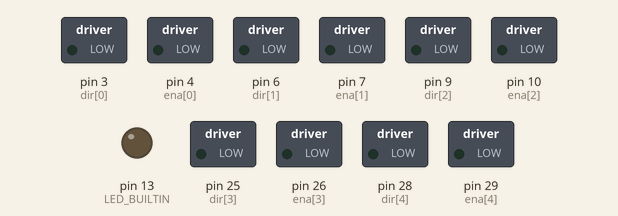
The sketch below on a simulated Arduino Mega 2560, built with avr-gcc and run on an emulated ATmega2560. Parts: switched loads named in the sketch (green lamp = pin HIGH), output pins drawn as LEDs (lit = HIGH). What the sketch prints to the serial monitor is not drawn.

Above: at 0.65 s.
At 21.57 s:
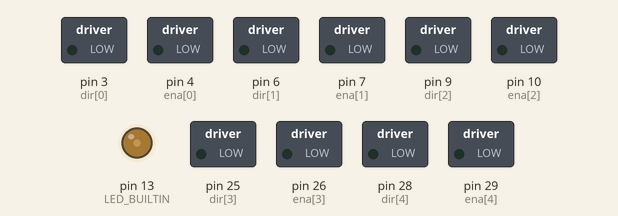
At 39.76 s:
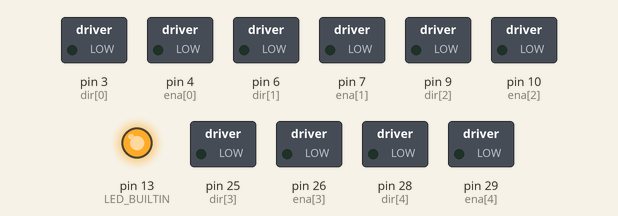
Timing chart, 0 to 40.0 s (numbered marks = the images above):
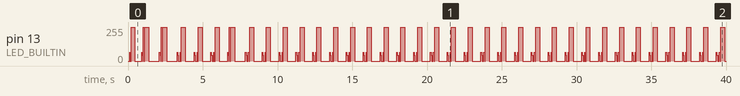

The sketch:

arm_actuation.ino
```cpp
// Robotic arm control code :)

// afaik pin #s used in digitalWriteFast() calls
// must be defined at compile time, so the pulse pins
// need to be individually assigned in this case
// maybe im dumb tho. if so sue me
const int pul_0 = 2;
const int pul_1 = 5;
const int pul_2 = 6;
const int pul_3 = 24;
const int pul_4 = 27;

const int num_joints = 5;

const int dir[num_joints] = {3, 6, 9,  25, 28};
const int ena[num_joints] = {4, 7, 10, 26, 29};

uint64_t last_halfstep_time[num_joints];
uint64_t last_fullstep_time[num_joints];

int test_steps_to_move[num_joints] = {0, 0, 0, 0, 0};

uint64_t last_led_high_time;


void setup()
{
  const int baud = 921600;
  Serial.begin(baud);
  Serial.println("Serial init with baud " + String(baud));

  pinMode(LED_BUILTIN, OUTPUT);

  // set all io pins to their respective modes
  for (int i = 0; i < num_joints; i++)
  {
    pinMode(dir[i], OUTPUT);
    pinMode(ena[i], OUTPUT);
  }

  // set all timers
  for (int i = 0; i < num_joints; i++)
  {
    last_halfstep_time[i] = micros();
    last_fullstep_time[i] = micros();
  }

  last_led_high_time = micros();
}


void asyncPulseLED(const int period=1000000, const float duty_cycle=0.2)
{
  /*
  This function exists to show externally that the main timer is still
  running smoothly, if it stops blinking something crashed
  */
  if (int(micros() - last_led_high_time) > period)
  {
    digitalWrite(LED_BUILTIN, HIGH);
    last_led_high_time = micros();
  }
  else if (int(micros() - last_led_high_time) > period * duty_cycle)
  {
    digitalWrite(LED_BUILTIN, LOW);
  }
}


void asyncTestJ0(int& steps_to_move, int delay_us)
{
  const int idx = 0;
  if (steps_to_move == 0) // if j0 is not yet in movement
  {
    last_fullstep_time[idx] = micros() - delay_us;
    last_halfstep_time[idx] = micros() - delay_us/2;
    return;
  }

  if (int(micros() - last_fullstep_time[idx]) > delay_us) // enough time has passed since last high write
  {
    digitalWriteFast(pul_0, HIGH);
    last_fullstep_time[idx] = micros();
  }
  else if (int(micros() - last_halfstep_time[idx]) > delay_us)
  {
    digitalWriteFast(pul_0, LOW);
    last_halfstep_time[idx] = micros();
    steps_to_move--;
  }
}


void runAsyncTests()
{
  asyncTestJ0(test_steps_to_move[0], 4000);
}


void loop()
{
  asyncPulseLED();

}
```
